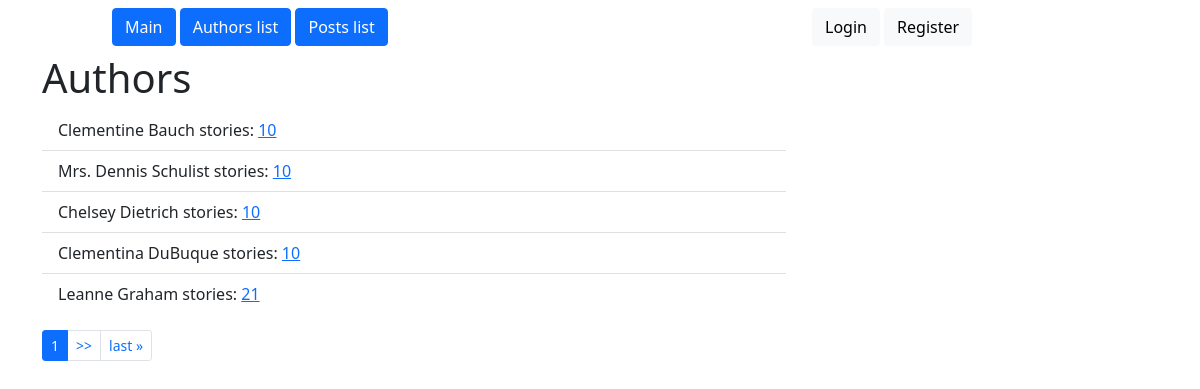
Screenshot of /authors/ with the database file from the repository.
### myauth/models.py (models this page shows, shortened)
class MyUser(AbstractUser):
    email = models.EmailField('email address', unique=True)
    d_birth = models.DateField(blank=True, null=True)
    bio = models.TextField(blank=True)
    avatar = models.ImageField(blank=True)

### authors/views.py (the view)
# urls.py: path('authors/', authors.AuthorsListView.as_view(), name='authors_list'),
class AuthorsListView(ListView):
    model = MyUser
    template_name = 'authors/author_list.html'
    paginate_by = 5
    def get_queryset(self):
        qs = MyUser.objects.filter(post__isnull=False)\
            .values('first_name', 'last_name', 'id')\
            .annotate(total=Count('id')).order_by('last_name')
        return qs

### authors/templates/authors/author_list.html (shortened to what this page needs)
{% extends 'base.html' %}
{% block body %}
<h1>Authors</h1>
<ul>
    <div class="col-md-8">
                <ul  class="list-group list-group-flush">
                    {% for item in object_list %}
                    <div class="list-group-item">
                         {{ item.first_name }} {{ item.last_name }} stories:
                        <a href="{% url 'authors:list_post_by_author' item.id %}"> {{ item.total }} </a>
                    </div>
                    {% endfor %}
                </ul>
    </div>
</div>
<nav aria-label="...">
       <ul class="pagination pagination-sm">
           <li class="page-item active" aria-current="page">
               <span class="page-link">{{ page_obj.number }}</span>
           </li>
        {% if page_obj.has_next %}
           <li class="page-item"><a class="page-link" href="?page={{ page_obj.next_page_number }}"> >> </a></li>
           <li class="page-item"><a class="page-link" href="?page={{ page_obj.paginator.num_pages }}">last &raquo;</a></li>
        {% endif %}
        </ul>
        </nav>
{% endblock %}

### authors/templates/base.html (shortened to what this page needs)
<!DOCTYPE html>
<html lang="en">
<head>
    <link href="https://cdn.jsdelivr.net/npm/bootstrap@5.0.2/dist/css/bootstrap.min.css" rel="stylesheet">
</head>
<header>
  <div class="container-fluid">
<div class="row">
    <div class="col-md-1"></div>
    <div class="col-md-4">
    <a class="btn btn-primary my-2" href="{% url 'authors:index' %}">Main</a>
    <a class="btn btn-primary my-2"href="{% url 'authors:authors_list' %}">Authors list</a>
    <a class="btn btn-primary my-2" href="{% url 'authors:posts_list' %}">Posts list</a>
    </div>
    {% if user.is_authenticated %}
    <div class="col-md-3">
       <a class="btn btn-primary my-2" href="{% url 'authors:post_create' %}">Write post</a>
    </div>
  <div class="col-md-2">
      <a class="btn btn-light my-2" href="{% url 'myauth:user_detail' user.id %}">Hello {{ user.username }}!</a>
      <a class="btn btn-light my-2" href="{% url 'myauth:logout' %}">Logout</a>
  </div>
    {% else %}
     <div class="col-md-3"></div>
  <div class="col-md-2">
      <a class="btn btn-light my-2" href="{% url 'myauth:login' %}">Login</a>
      <a class="btn btn-light my-2" href="{% url 'myauth:user_create' %}">Register</a>
  </div>
    {% endif %}
  </div>
</div>
</header>
<body>
    <div>
        <div class="container">
            <div class="row align-items-center">
            {% block body %}
            {% endblock %}
            </div>
        </div>
</body>
</html>

### rows the page displays
MyUser: first_name "Clementine", last_name "Bauch", total "10"
MyUser: first_name "Mrs.", last_name "Dennis Schulist", total "10"
MyUser: first_name "Chelsey", last_name "Dietrich", total "10"
MyUser: first_name "Clementina", last_name "DuBuque", total "10"
MyUser: first_name "Leanne", last_name "Graham", total "21"

### other values shown
{{ page_obj.number }} "1"
